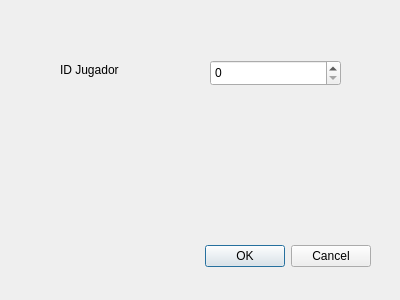
<?xml version="1.0" encoding="UTF-8"?>
<ui version="4.0">
 <class>Dialog_asignar_jugadoro</class>
 <widget class="QDialog" name="Dialog_asignar_jugadoro">
  <property name="geometry">
   <rect>
    <x>0</x>
    <y>0</y>
    <width>400</width>
    <height>300</height>
   </rect>
  </property>
  <property name="windowTitle">
   <string>Dialog</string>
  </property>
  <widget class="QDialogButtonBox" name="buttonbox_asignar_jugador">
   <property name="geometry">
    <rect>
     <x>30</x>
     <y>240</y>
     <width>341</width>
     <height>32</height>
    </rect>
   </property>
   <property name="orientation">
    <enum>Qt::Horizontal</enum>
   </property>
   <property name="standardButtons">
    <set>QDialogButtonBox::Cancel|QDialogButtonBox::Ok</set>
   </property>
  </widget>
  <widget class="QLabel" name="label_asignar_jugador">
   <property name="geometry">
    <rect>
     <x>60</x>
     <y>60</y>
     <width>111</width>
     <height>20</height>
    </rect>
   </property>
   <property name="text">
    <string>ID Jugador</string>
   </property>
  </widget>
  <widget class="QSpinBox" name="spinbox_asignar_jugador">
   <property name="geometry">
    <rect>
     <x>210</x>
     <y>60</y>
     <width>131</width>
     <height>26</height>
    </rect>
   </property>
  </widget>
 </widget>
 <resources/>
 <connections>
  <connection>
   <sender>buttonbox_asignar_jugador</sender>
   <signal>accepted()</signal>
   <receiver>Dialog_asignar_jugadoro</receiver>
   <slot>accept()</slot>
   <hints>
    <hint type="sourcelabel">
     <x>248</x>
     <y>254</y>
    </hint>
    <hint type="destinationlabel">
     <x>157</x>
     <y>274</y>
    </hint>
   </hints>
  </connection>
  <connection>
   <sender>buttonbox_asignar_jugador</sender>
   <signal>rejected()</signal>
   <receiver>Dialog_asignar_jugadoro</receiver>
   <slot>reject()</slot>
   <hints>
    <hint type="sourcelabel">
     <x>316</x>
     <y>260</y>
    </hint>
    <hint type="destinationlabel">
     <x>286</x>
     <y>274</y>
    </hint>
   </hints>
  </connection>
 </connections>
</ui>
